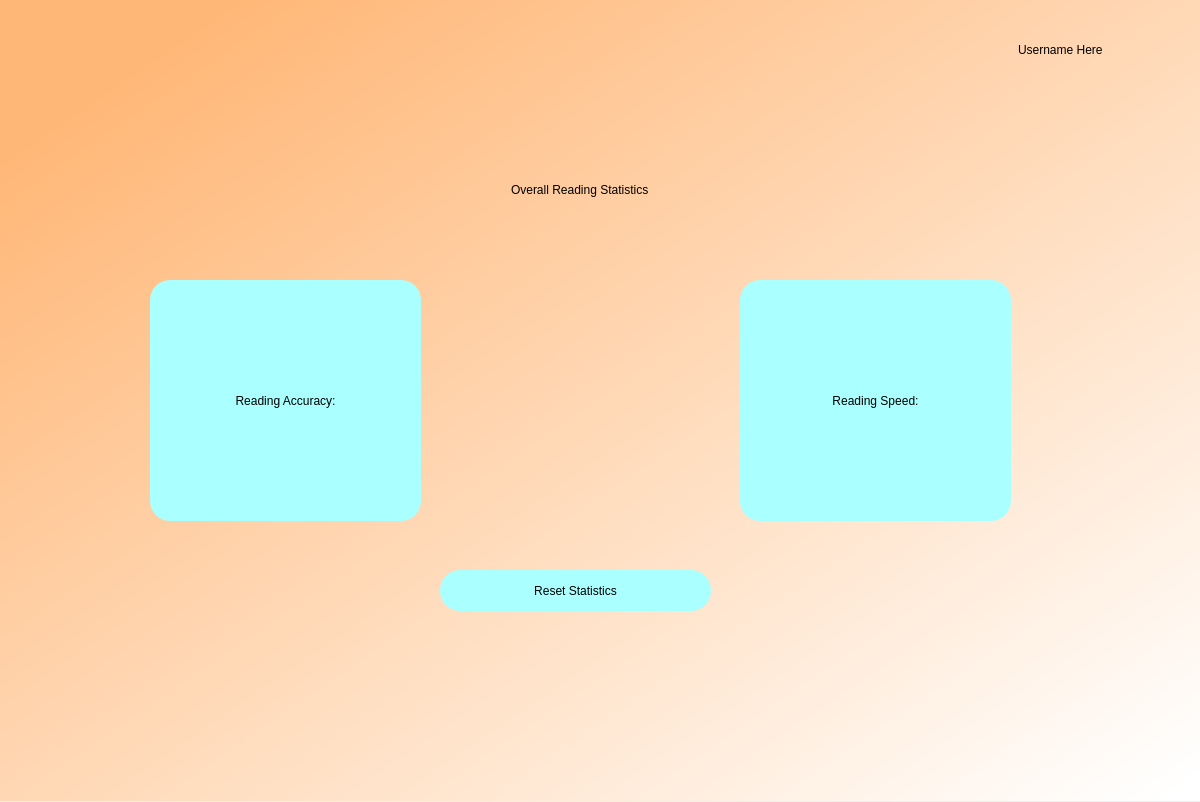
<?xml version="1.0" encoding="UTF-8"?>
<ui version="4.0">
 <class>Dialog</class>
 <widget class="QDialog" name="Dialog">
  <property name="geometry">
   <rect>
    <x>0</x>
    <y>0</y>
    <width>1200</width>
    <height>802</height>
   </rect>
  </property>
  <property name="windowTitle">
   <string>Dialog</string>
  </property>
  <widget class="QWidget" name="bgwidget" native="true">
   <property name="geometry">
    <rect>
     <x>0</x>
     <y>0</y>
     <width>1201</width>
     <height>801</height>
    </rect>
   </property>
   <property name="styleSheet">
    <string notr="true">QWidget#bgwidget{
background-color:qlineargradient(spread:pad, x1:0.091, y1:0.101636, x2:0.991379, y2:0.977, stop:0 rgb(255, 183, 119), stop:1 rgba(255, 255, 255, 255));}</string>
   </property>
   <widget class="QPushButton" name="easy">
    <property name="geometry">
     <rect>
      <x>150</x>
      <y>280</y>
      <width>271</width>
      <height>241</height>
     </rect>
    </property>
    <property name="styleSheet">
     <string notr="true">border-radius:20px;
background-color: rgb(170, 255, 255);
font: 14pt &quot;DengXian&quot;;</string>
    </property>
    <property name="text">
     <string>Reading Accuracy:</string>
    </property>
   </widget>
   <widget class="QLabel" name="errorMsg">
    <property name="geometry">
     <rect>
      <x>440</x>
      <y>450</y>
      <width>341</width>
      <height>16</height>
     </rect>
    </property>
    <property name="styleSheet">
     <string notr="true">font: 12pt &quot;DengXian&quot;; color :red;</string>
    </property>
    <property name="text">
     <string/>
    </property>
   </widget>
   <widget class="QPushButton" name="medium">
    <property name="geometry">
     <rect>
      <x>740</x>
      <y>280</y>
      <width>271</width>
      <height>241</height>
     </rect>
    </property>
    <property name="styleSheet">
     <string notr="true">border-radius:20px;
background-color: rgb(170, 255, 255);
font: 14pt &quot;DengXian&quot;;</string>
    </property>
    <property name="text">
     <string>Reading Speed:</string>
    </property>
   </widget>
   <widget class="QPushButton" name="hard">
    <property name="geometry">
     <rect>
      <x>440</x>
      <y>570</y>
      <width>271</width>
      <height>41</height>
     </rect>
    </property>
    <property name="styleSheet">
     <string notr="true">border-radius:20px;
background-color: rgb(170, 255, 255);
font: 14pt &quot;DengXian&quot;;</string>
    </property>
    <property name="text">
     <string>Reset Statistics</string>
    </property>
   </widget>
   <widget class="QWidget" name="verticalLayoutWidget">
    <property name="geometry">
     <rect>
      <x>310</x>
      <y>150</y>
      <width>541</width>
      <height>80</height>
     </rect>
    </property>
    <layout class="QVBoxLayout" name="verticalLayout">
     <item alignment="Qt::AlignHCenter|Qt::AlignVCenter">
      <widget class="QLabel" name="label">
       <property name="styleSheet">
        <string notr="true">font: 36pt &quot;DengXian&quot;; color: rgb(0, 0, 0)</string>
       </property>
       <property name="text">
        <string>Overall Reading Statistics</string>
       </property>
      </widget>
     </item>
    </layout>
   </widget>
   <widget class="QWidget" name="verticalLayoutWidget_2">
    <property name="geometry">
     <rect>
      <x>940</x>
      <y>20</y>
      <width>241</width>
      <height>61</height>
     </rect>
    </property>
    <layout class="QVBoxLayout" name="verticalLayout_2">
     <item alignment="Qt::AlignHCenter|Qt::AlignVCenter">
      <widget class="QLabel" name="profile">
       <property name="styleSheet">
        <string notr="true">font: 18pt &quot;DengXian&quot;; color: rgb(0, 0, 0)</string>
       </property>
       <property name="text">
        <string>Username Here</string>
       </property>
      </widget>
     </item>
    </layout>
   </widget>
  </widget>
 </widget>
 <resources/>
 <connections/>
</ui>
